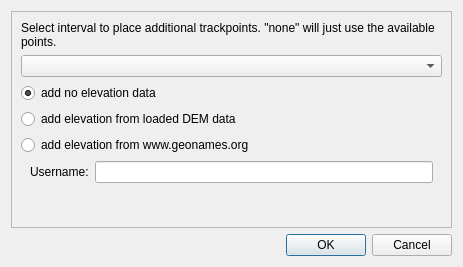
<?xml version="1.0" encoding="UTF-8"?>
<ui version="4.0">
 <class>IDlgConvertToTrack</class>
 <widget class="QDialog" name="IDlgConvertToTrack">
  <property name="geometry">
   <rect>
    <x>0</x>
    <y>0</y>
    <width>463</width>
    <height>267</height>
   </rect>
  </property>
  <property name="windowTitle">
   <string>Intermediate track points...</string>
  </property>
  <layout class="QVBoxLayout" name="verticalLayout">
   <item>
    <widget class="QFrame" name="frame">
     <property name="frameShape">
      <enum>QFrame::StyledPanel</enum>
     </property>
     <property name="frameShadow">
      <enum>QFrame::Raised</enum>
     </property>
     <layout class="QVBoxLayout" name="verticalLayout_2">
      <item>
       <widget class="QLabel" name="label">
        <property name="text">
         <string>Select interval to place additional trackpoints. &quot;none&quot; will just use the available points.</string>
        </property>
        <property name="wordWrap">
         <bool>true</bool>
        </property>
       </widget>
      </item>
      <item>
       <widget class="QComboBox" name="comboDelta"/>
      </item>
      <item>
       <widget class="QRadioButton" name="radioNoEle">
        <property name="text">
         <string>add no elevation data</string>
        </property>
        <property name="checked">
         <bool>true</bool>
        </property>
       </widget>
      </item>
      <item>
       <widget class="QRadioButton" name="radioEleFromLocal">
        <property name="text">
         <string>add elevation from loaded DEM data</string>
        </property>
       </widget>
      </item>
      <item>
       <widget class="QRadioButton" name="radioEleFromRemote">
        <property name="text">
         <string>add elevation from www.geonames.org</string>
        </property>
       </widget>
      </item>
      <item>
       <widget class="QWidget" name="widgetGeonamesOrgUsername" native="true">
        <layout class="QHBoxLayout" name="boxGeonamesOrgUsername">
         <property name="topMargin">
          <number>0</number>
         </property>
         <property name="bottomMargin">
          <number>0</number>
         </property>
         <item>
          <widget class="QLabel" name="labelGeonamesOrgUsername">
           <property name="text">
            <string>Username:</string>
           </property>
          </widget>
         </item>
         <item>
          <widget class="QLineEdit" name="editGeonamesOrgUsername"/>
         </item>
        </layout>
       </widget>
      </item>
      <item>
       <spacer name="verticalSpacer">
        <property name="orientation">
         <enum>Qt::Vertical</enum>
        </property>
        <property name="sizeHint" stdset="0">
         <size>
          <width>20</width>
          <height>20</height>
         </size>
        </property>
       </spacer>
      </item>
     </layout>
    </widget>
   </item>
   <item>
    <widget class="QDialogButtonBox" name="buttonBox">
     <property name="orientation">
      <enum>Qt::Horizontal</enum>
     </property>
     <property name="standardButtons">
      <set>QDialogButtonBox::Cancel|QDialogButtonBox::Ok</set>
     </property>
    </widget>
   </item>
  </layout>
 </widget>
 <resources/>
 <connections>
  <connection>
   <sender>buttonBox</sender>
   <signal>accepted()</signal>
   <receiver>IDlgConvertToTrack</receiver>
   <slot>accept()</slot>
   <hints>
    <hint type="sourcelabel">
     <x>248</x>
     <y>254</y>
    </hint>
    <hint type="destinationlabel">
     <x>157</x>
     <y>274</y>
    </hint>
   </hints>
  </connection>
  <connection>
   <sender>buttonBox</sender>
   <signal>rejected()</signal>
   <receiver>IDlgConvertToTrack</receiver>
   <slot>reject()</slot>
   <hints>
    <hint type="sourcelabel">
     <x>316</x>
     <y>260</y>
    </hint>
    <hint type="destinationlabel">
     <x>286</x>
     <y>274</y>
    </hint>
   </hints>
  </connection>
 </connections>
</ui>
